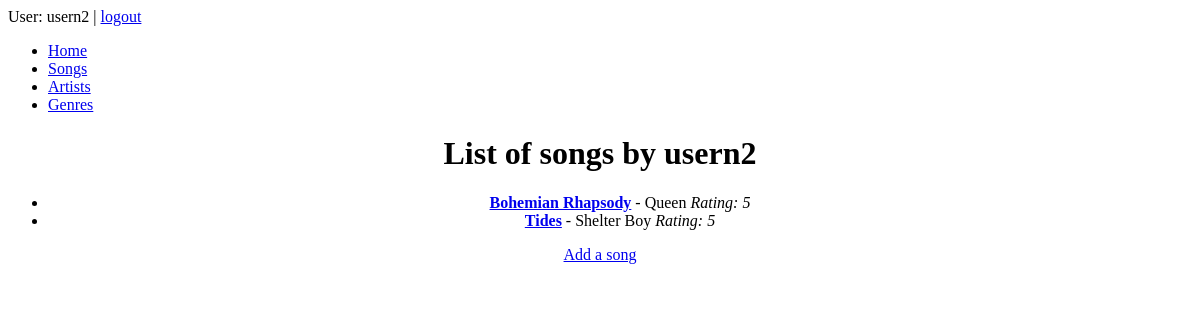
The app's page /songs/ (signed in), older data.
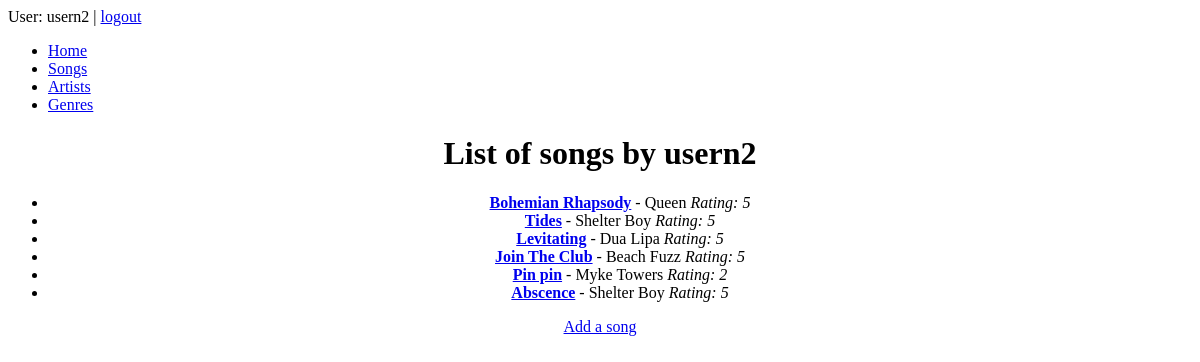
The same page, newer data.
### webspotify/models.py (models this page shows, shortened)
class Favourite_Song(models.Model):
	user = models.ForeignKey(User, max_length=50, default=1, on_delete=models.CASCADE)
	name = models.CharField(max_length=50, default="")
	artist_name = models.CharField(max_length=50, default="")
	genre = models.CharField(max_length=50, default="")
	rating = models.PositiveSmallIntegerField('Rating (stars)', blank=False, default=3, choices=RATING_CHOICES)
	description = models.TextField(max_length=200, default="")
	created = models.DateTimeField(auto_now_add=True)
	updated = models.DateTimeField(auto_now=True)

### webspotify/songs/views.py (the view)
# urls.py: path('', views.song_list, name="songs_list"),
def song_list(req):
	if not req.user.is_authenticated:
		return HttpResponseRedirect("/")
	all_songs = Favourite_Song.objects.order_by('user')
	dic = {'songs': []}
	for song in all_songs:
		if song.user == req.user:
			dic['songs'].append(song)
	return render(req, 'webspotify/songs/songs_list.html', dic)

### webspotify/templates/webspotify/songs/songs_list.html (shortened to what this page needs)
{% extends "base.html" %}
{% block content %}
<span vocab="https://schema.org/" typeof="SongsList">
<center>
<h1>List of songs by <span property="user">{{ user.username }}</span></h1>
<ul rel="songs">
{% for son in songs %}
<li rel="song" typeof="MusicRecording"><span property="name"><a href="{% url 'song_detail' son.id %}"><b>{{ son.name }}</b></a></span>
- <span property="byArtist">{{ son.artist_name }}</span>
<span rel="rating">
<span typeof="Rating">
        <span property="ratingValue">
            <i>Rating: {{ son.rating }} </i>
        </span>
</span>
</span>
</li>
{% endfor %}
</ul>
<a href="{% url 'add_song' %}">Add a song</a>
</center>
</span>
{% endblock %}

### webspotify/templates/base.html (shortened to what this page needs)
<html>
<head>
    <link rel="stylesheet" href="https://code.jquery.com/ui/1.12.1/themes/base/jquery-ui.css"/>
</head>
<body>
<div id="header">
    {% block header %}
    {% if user.is_authenticated %}
    <p>User: {{ user.username }} | <a href="{% url 'logout' %}">logout</a></p>
    {% else %}
    <p><a href="{% url 'login' %}?next={{request.path}}">login</a></p>
    {% endif %}
    {% endblock %}
</div>
<div id="sidebar">
    {% block sidebar %}
    <ul>
        <li><a href="{% url 'dashboard' %}">Home</a></li>
        <li><a href="{% url 'songs_list' %}">Songs</a></li>
        <li><a href="{% url 'artists_list' %}">Artists</a></li>
        <li><a href="{% url 'genres_list' %}">Genres</a></li>
    </ul>
    {% endblock %}
</div>
<div id="content">
    {% block content %}{% endblock %}
</div>
</body>
</html>

Row changes from the older to the newer data that the page shows:
added Favourite_Song: name "Levitating", artist_name "Dua Lipa", rating "5"
added Favourite_Song: name "Join The Club", artist_name "Beach Fuzz", rating "5"
added Favourite_Song: name "Pin pin", artist_name "Myke Towers", rating "2"
added Favourite_Song: name "Abscence", artist_name "Shelter Boy", rating "5"
